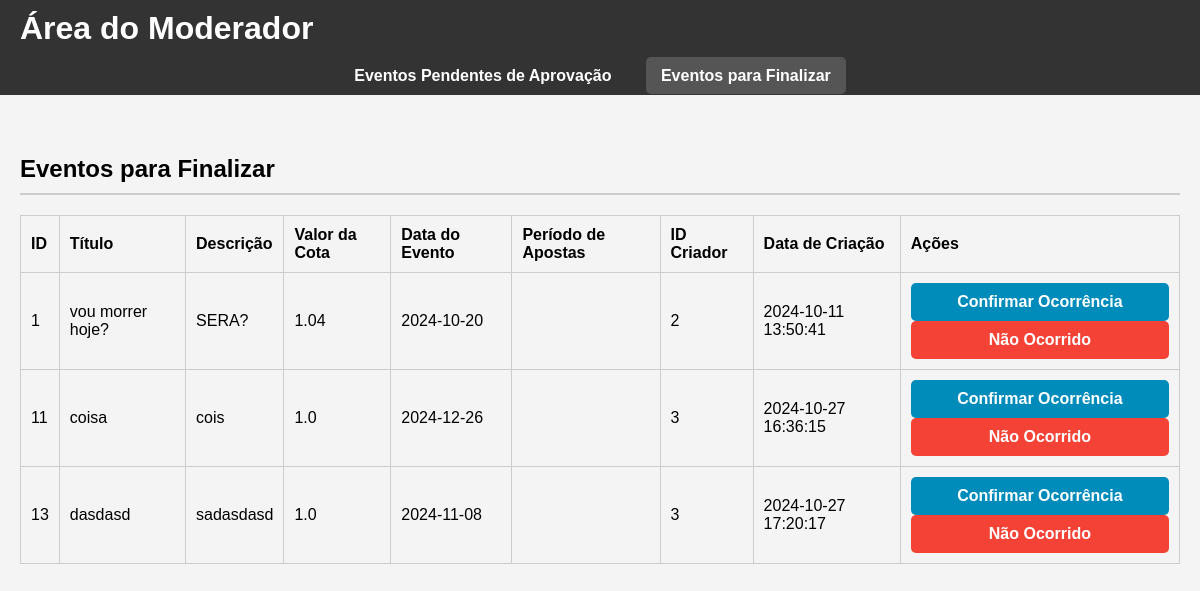
/moderador_dashboard?view=finalizar, run on an earlier commit of the app's database.
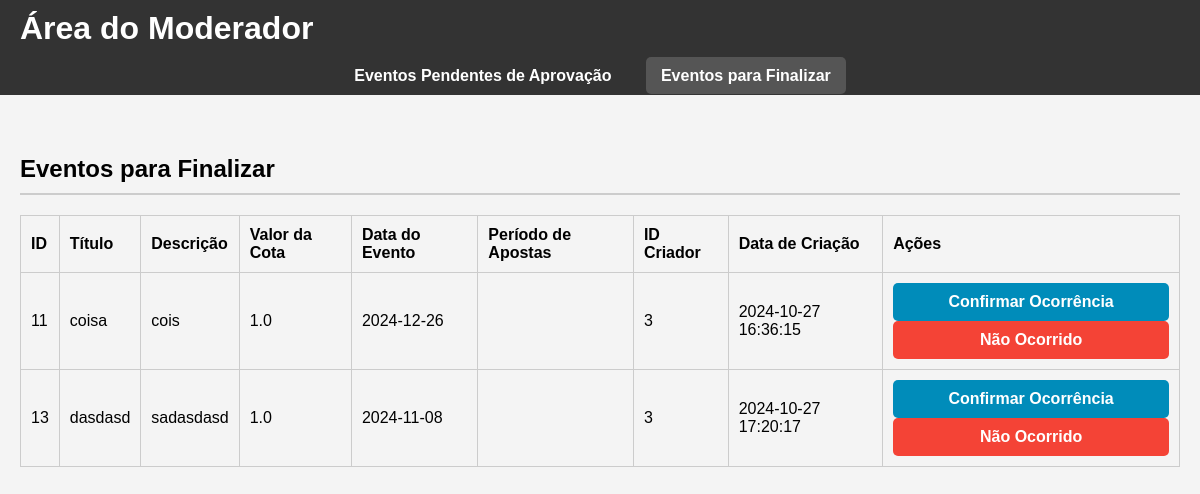
And on a later commit of the database.
### tables this page shows
CREATE TABLE eventos (
        id INTEGER PRIMARY KEY AUTOINCREMENT,
        titulo TEXT NOT NULL,
        descricao TEXT NOT NULL,
        valor_cota REAL NOT NULL CHECK (valor_cota >= 1.00),
        data_evento DATE NOT NULL,
        data_inicio_apostas DATE NOT NULL,
        data_fim_apostas DATE NOT NULL,
        status TEXT NOT NULL DEFAULT 'pendente',
        id_criador INTEGER NOT NULL,
        data_criacao TIMESTAMP DEFAULT CURRENT_TIMESTAMP, opcao_vencedora TEXT,
        FOREIGN KEY (id_criador) REFERENCES usuarios(id) ON DELETE CASCADE
    );

### app.py (the view)
@app.route('/moderador_dashboard', methods=['GET'])
def moderador_dashboard():
    view = request.args.get('view', 'pendentes')
    if view == 'pendentes':
        status_filter = 'pendente'
    elif view == 'finalizar':
        status_filter = 'aprovado'
    else:
        status_filter = 'pendente'
    with sqlite3.connect(database_path) as conn:
        conn.row_factory = sqlite3.Row  # Configura para acessar colunas por nome
        eventos = conn.execute('SELECT * FROM eventos WHERE status = ?', (status_filter,)).fetchall()
    return render_template('area_moderador.html', eventos=eventos, view=view)

### templates/area_moderador.html (shortened to what this page needs)
<!DOCTYPE html>
<html lang="pt-br">
<head>
    <link rel="stylesheet" href="/static/css/area_moderacao.css">
</head>
<body>
    <header>
        <h1>Área do Moderador</h1>
    </header>
    <nav class="menustrip">
        <ul>
            <li><a href="{{ url_for('moderador_dashboard', view='pendentes') }}" {% if view == 'pendentes' %}class="active"{% endif %}>Eventos Pendentes de Aprovação</a></li>
            <li><a href="{{ url_for('moderador_dashboard', view='finalizar') }}" {% if view == 'finalizar' %}class="active"{% endif %}>Eventos para Finalizar</a></li>
        </ul>
    </nav>
    <main>
        {% if view == 'pendentes' %}
        <section class="pending-approval">
            <h2>Eventos Pendentes de Aprovação</h2>
            <table>
                <thead>
                    <tr>
                        <th>ID</th>
                        <th>Título</th>
                        <th>Descrição</th>
                        <th>Valor da Cota</th>
                        <th>Data do Evento</th>
                        <th>Período de Apostas</th>
                        <th>ID Criador</th>
                        <th>Data de Criação</th>
                        <th>Ações</th>
                    </tr>
                </thead>
                <tbody>
                    {% for evento in eventos %}
                    <tr id="event-{{ evento.id }}">
                        <td>{{ evento.id }}</td>
                        <td>{{ evento.titulo }}</td>
                        <td>{{ evento.descricao }}</td>
                        <td>{{ evento.valor_cota }}</td>
                        <td>{{ evento.data_evento }}</td>
                        <td>{{ evento.periodo_apostas }}</td>
                        <td>{{ evento.id_criador }}</td>
                        <td>{{ evento.data_criacao }}</td>
                        <td>
                            <button type="button" onclick="handleEventAction('{{ evento.id }}', 'aprovar')" class="approve-btn">Aprovar</button>
                            <button type="button" onclick="abrirModalReprovar('{{ evento.id }}')" class="reject-btn">Reprovar</button>
                        </td>
                    </tr>
                    {% endfor %}
                </tbody>
            </table>
        </section>
        {% elif view == 'finalizar' %}
        <section class="events-to-finalize">
            <h2>Eventos para Finalizar</h2>
            <table>
                <thead>
                    <tr>
                        <th>ID</th>
                        <th>Título</th>
                        <th>Descrição</th>
                        <th>Valor da Cota</th>
                        <th>Data do Evento</th>
                        <th>Período de Apostas</th>
                        <th>ID Criador</th>
                        <th>Data de Criação</th>
                        <th>Ações</th>
                    </tr>
                </thead>
                <tbody>
                    {% for evento in eventos %}
                    <tr id="event-{{ evento.id }}">
                        <td>{{ evento.id }}</td>
                        <td>{{ evento.titulo }}</td>
                        <td>{{ evento.descricao }}</td>
                        <td>{{ evento.valor_cota }}</td>
                        <td>{{ evento.data_evento }}</td>
                        <td>{{ evento.periodo_apostas }}</td>
                        <td>{{ evento.id_criador }}</td>
                        <td>{{ evento.data_criacao }}</td>
                        <td>
                            <button type="button" onclick="handleEventAction('{{ evento.id }}', 'confirmar')" class="confirm-btn">Confirmar Ocorrência</button>
                            <button type="button" onclick="handleEventAction('{{ evento.id }}', 'nao_ocorrido')" class="not-occurred-btn">Não Ocorrido</button>
                        </td>
                    </tr>
                    {% endfor %}
                </tbody>
            </table>
        </section>
        {% endif %}
    </main>
</body>
</html>

### static/css/area_moderacao.css (style rules this page uses)
body { font-family: Arial, sans-serif; margin: 0; padding: 0; background-color: #f4f4f4; }
header { background-color: #333; color: white; padding: 10px 20px; display: flex; justify-content: space-between; align-items: center; }
header h1 { margin: 0; }
nav a { color: white; text-decoration: none; }
main { padding: 20px; }
h2 { border-bottom: 2px solid #ccc; padding-bottom: 10px; }
table { width: 100%; border-collapse: collapse; margin-bottom: 20px; }
table, th, td { border: 1px solid #ccc; }
th, td { padding: 10px; text-align: left; }
button { width: 100%; padding: 10px; background-color: #f0f0f0; border: none; border-radius: 5px; cursor: pointer; font-size: 16px; font-weight: bold; }
.confirm-btn { background-color: #008CBA; color: white; }
.not-occurred-btn { background-color: #f44336; color: white; }
nav.menustrip { background-color: #333; padding: 10px; text-align: center; margin-bottom: 20px; }
nav.menustrip ul { list-style-type: none; padding: 0; margin: 0; }
nav.menustrip ul li { display: inline; margin-right: 15px; }
nav.menustrip ul li a { color: white; text-decoration: none; font-weight: bold; padding: 10px 15px; border-radius: 5px; }
nav.menustrip ul li a.active, nav.menustrip ul li a:hover { background-color: #555; }

What changed in the data, as far as the page shows it:
no longer on this page (row edited): eventos: id "1", titulo "vou morrer hoje?", descricao "SERA?", valor_cota "1.04", data_evento "2024-10-20", id_criador "2", data_criacao "2024-10-11 13:50:41"
